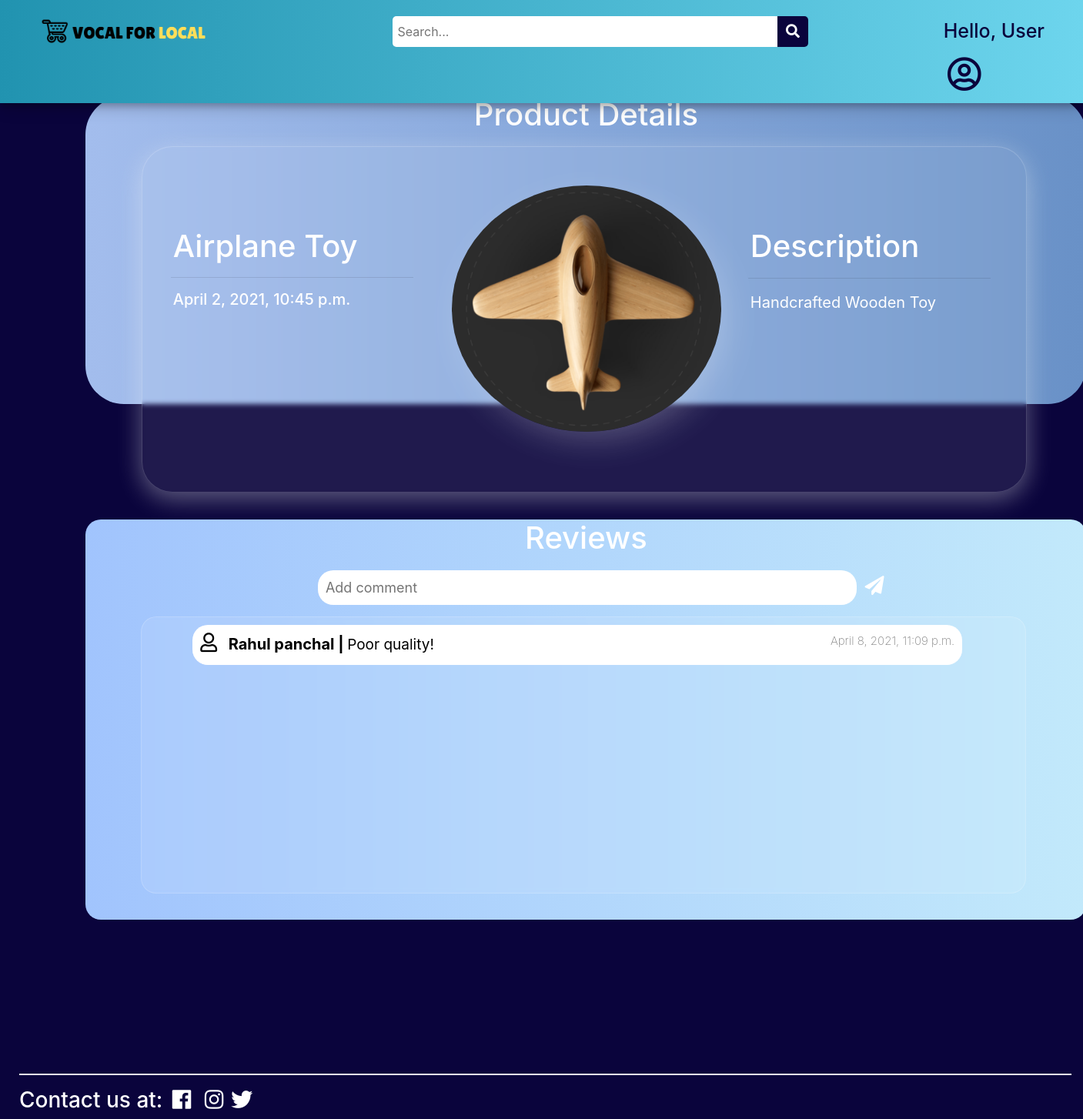
The page /RaRo/products/Airplane Toy on the database its author committed.
### main/models.py (models this page shows, shortened)
class Post(models.Model):
    p_id = models.IntegerField(primary_key=True, null=False)
    name = models.CharField(max_length=50,null=True)
    description = models.CharField(max_length=1000, null=True)
    photo = models.ImageField(upload_to="images/",null=True,verbose_name="")
    owner = models.ForeignKey(Customer, null=True, on_delete= models.CASCADE)
    date_created = models.DateTimeField(auto_now_add=True, null=True)
    category = models.CharField(max_length=100, null=True)
    availability = models.CharField(max_length=20, null=True)
    location = models.CharField(max_length=50, null=True)
    business_name = models.CharField(max_length=50,null=True)
    price = models.IntegerField(null=True)
    @property
    def imageURL(self):
        try:
            url = self.photo.url
        except :
            url = ''
        return url

class Comment(models.Model):
    c_id = models.IntegerField(primary_key = True, null = False)
    text = models.CharField(max_length=200, null=True)
    p_id = models.ForeignKey(Post, null =True, on_delete = models.CASCADE)
    c_by = models.ForeignKey(Customer, null=True, on_delete = models.SET_NULL)
    timestamp = models.DateTimeField(auto_now_add=True, null=True)

class Customer(models.Model):
    id = models.IntegerField(primary_key=True, null=False)
    name = models.CharField(max_length=100, null=True)
    phone = models.CharField(max_length=10, null=True)
    email = models.CharField(max_length=50, null=True)
    state = models.CharField(max_length=20, null=True)
    postal_code = models.IntegerField(null=True)
    city = models.CharField(max_length=20, null=True)
    address = models.CharField(max_length=100, null=True)
    business_name = models.CharField(max_length=50,null=True)
    date_created = models.DateTimeField(auto_now_add=True, null=True)
    def __str__(self):
	    return str(self.name)

### main/views.py (the view, shortened to what this page needs)
# urls.py: path('<str:business>/products/<str:name>',views.viewPost,name="viewPost"),
def viewPost(request, business, name):
    try:
        p = Post.objects.filter(business_name=business, name=name)[0]
    except Post.DoesNotExist:
        raise Http404("No such Product is available with {}".format(business))
    comments = Comment.objects.filter(p_id=p).order_by('-c_id')
    context = {"p": p, "comments": comments}
    return render(request, 'main/viewPost.html', context)

### main/templates/main/viewPost.html (shortened to what this page needs)
{% load static %}
<!DOCTYPE html>
<html lang="en">
<head>
  <link rel="stylesheet" href="https://use.fontawesome.com/releases/v5.6.1/css/all.css"
 />
  <link rel="stylesheet" href="https://cdn.jsdelivr.net/npm/bootstrap@4.6.0/dist/css/bootstrap.min.css"
>
    <link rel="stylesheet" href="{%static '/css/viewPost.css' %}">
</head>
<body style="background-color: #0a043c;">
  <div class="topnav">
    <a class="active" href="{% url 'home' %}">
      <img id="logo" src="{% static 'images/logo.png' %}" alt="VocalForLocal" />
    </a>
    <div class="search">
      <input type="text" placeholder=" Search..." name="key" id="search-placeholder" />
      <button id="srch" type="submit" onclick="validatePlaceHolder(this)">
        <i class="fa fa-search" style="font-size: 18px"> </i>
      </button>
    </div>
    <span class="hello-msg">
      Hello, {% if user.is_authenticated %} {{request.user}} {% else %} User
      {% endif %}
    </span>
    <a class="nav-link dropdown-toggle" href="#" id="navbarDropdown" role="button" data-bs-toggle="dropdown" aria-expanded="false"          style="margin-left: 160px;">
      <i class="far fa-user-circle" style="color:#0a043c; font-size: 45px;"></i>
    </a>
  </div>
  <div class="container-fluid">
    <div id="post-card">
      <h2 style="text-align: center;margin-top: 17px; font-size: 40px;">Product Details</h2>
    </div>
    <div id="image-card">
      <div id="pdt-icon">
        <img src="{{p.imageURL}}" alt="product img" id="pdt-img" style="width: 350px;height: 320px; background-position: center; background-size: cover; border-radius: 50%;">
      </div>
      <div id="pdt-info">
        <h1 id="pdt-name">
          {{p.name}}
        </h1>
        <hr style="width:90%; ">
        <h2 id="price">
          {{p.date_created}}
        </h2>
      </div>
      <div id="details">
        <h1 id="description">
           Description
        </h1>
        <hr style="text-align: center;margin-top: 17px;width: 90%;">
        <div id="description-text">
          <p style="width: 320px; overflow-wrap: break-word; font-size: 20px;">{{p.description}}</p>
        </div>
      </div>
    </div>
    <div id="comments">
      <h2 style="text-align: center;margin-top: 17px; font-size: 40px;">Reviews</h2>
      <div id="comment-container">
        {% if comments %}
        {% for c in comments %}
        <div class="comment-card">
          <span><i class="far fa-user" style="font-size: 25px; color: black; margin-right: 10px;"></i></span>
          <span style="font-size: 20px;font-weight: bold;">{{c.c_by}} |</span>
          <span style="font-size: 19px;font-weight: 400;"> {{c.text}}<span style="float: right;font-size: 15px; font-weight: 200; color: grey">{{c.timestamp}}</span></span>
        </div>
        {% endfor%}
        {% else %}
       <div style="margin-left: 270px; margin-top: 10px;">
        <img src="{% static 'images/default_msg.PNG' %}" alt="NO COMMENTS" style="border-radius: 30px;">
       </div>
        {% endif %}
      </div>
      <div id="comment-box">
        <form method="POST" action = "{% url 'viewPost' business=p.business_name name=p.name %}">
          <input type="text" placeholder="Add comment" id="review" name="c_text" required>
          <button id="comment-btn" type="submit" style="background: none;border: none;"><i class="fa fa-paper-plane" aria-hidden="true" style="font-size: 25px;color: white;"></i></button>
        </form>
      </div>
    </div>
    <div class="footer" style="padding-left: 10px;">
      <hr style="width:100%; height: 0.5px; background-color: white;"/>
      <h3 style="color: white;">Contact us at: <span style="margin:0px 5px;"><i class="fab fa-facebook"></i></span>
        <span style="margin:0px 5px;"><i class="fab fa-instagram"></i></span><span style="margin:0px 5px;"><i class="fab fa-twitter"></i></span>
    </div>
  </div>
</body>
</html>

### static/css/viewPost.css (style rules this page uses)
* { box-sizing: border-box; }
.hello-msg { position: relative; float: right; font: verdana; font-weight: 500; font-size: 25px; color: #0a043c; margin-right: 50px; margin-top: 22px; text-align: center; }
.topnav { background: linear-gradient(to right, #2193b0, #6dd5ed); overflow: visible; box-shadow: 0 4px 8px 0 rgba(0, 0, 0, 0.2), 0 6px 20px 0 rgba(0, 0, 0, 0.19); position: fixed; top: 0; width: 100%; z-index: 3; }
.topnav a { float: left; padding: 14px 5px; text-decoration: none; font-size: 17px; }
.topnav a.active { color: rgb(255, 102, 0); text-shadow: 2px 2px 7px #ebab4a; transition: all 0.8s; border-radius: 10px; }
.search input[type="text"] { width: 500px; height: 40px; border-top-left-radius: 5px; border-bottom-left-radius: 5px; border: none; margin-top: 20px; background-color: #ffff; }
.search { float: left; margin-left: 200px; margin-top: 1px; }
#srch { transition: all 0.5s; }
.search button { height: 40px; width: 40px; background-color: #0a043c; color: #ffff; border-top-right-radius: 5px; border-bottom-right-radius: 5px; float: right; margin-top: 20px; padding: 5px 10px; margin-right: 16px; font-size: 12px; border: none; cursor: pointer; }
#logo { width: 300px; height: 100%; overflow: hidden; margin-top: -6px; }
.dropdown-toggle::after { display: none; }
.dropdown-toggle { transition: all 0.8s; }
#post-card { margin-top: 125px; position: relative; width: 1300px; height: 400px; background: linear-gradient(to right, #a3bded, #6991c7); background-position: top; background-repeat: no-repeat; background-size: cover; margin-left: 7%; border-radius: 50px; color: white; }
#image-card { margin-top: -335px; position: absolute; width: 1150px; height: 450px; background: rgba(253, 253, 253, 0.089); box-shadow: 0 8px 32px 0 rgba(250, 250, 248, 0.37); backdrop-filter: blur( 3.0px ); -webkit-backdrop-filter: blur( 6.0px ); border-radius: 10px; border: 1px solid rgba( 255, 255, 255, 0.18 ); margin-left: 12%; border-radius: 40px; z-index: 2; color: white; transition: all 0.9s; }
#pdt-img { transition: all 0.5s; box-shadow: 10px 15px 48px -9px rgba(255,255,255,0.28); -webkit-box-shadow: 10px 15px 48px -9px rgba(255,255,255,0.28); -moz-box-shadow: 10px 15px 48px -9px rgba(255,255,255,0.28); }
#pdt-icon { position: absolute; width: 350px; height: 320px; border-radius: 50%; margin-top: 50px; margin-left: 35%; }
#pdt-info { position: absolute; width: 350px; height: 300px; margin-top: 75px; margin-left: 20px; }
#pdt-name { overflow-wrap: break-word; margin-top: 30px; overflow:hidden; margin-left: 20px; }
#price { overflow:hidden; margin-left: 20px; font-size: 20px; }
#details { position: absolute; width: 350px; height: 300px; margin-top: 75px; margin-left: 770px; }
#description { margin-top: 30px; margin-left: 20px; }
#description-text { width: 300px; margin-left: 20px; }
#comments { margin-top: 150px; position: relative; width: 1300px; height: 520px; background: linear-gradient(to right, #a1c4fd, #c2e9fb); background-size: cover; background-position: center; background-repeat: no-repeat; border-radius: 20px; margin-left: 7%; color: white; margin-bottom: 200px; }
#comment-container { padding: 10px; margin-top: 70px; position: absolute; width: 1150px; height: 360px; margin-left: 5.5%; display: flex; flex-direction: row; flex-wrap: wrap; overflow-y: scroll; background: rgba(253, 253, 253, 0.089); backdrop-filter: blur( 3.0px ); -webkit-backdrop-filter: blur( 6.0px ); border-radius: 20px; border: 1px solid rgba( 255, 255, 255, 0.18 ); }
#comment-box { position: absolute; margin-top: 10px; width: 1150px; height: 50px; margin-left: 5.5%; }
#review { width: 700px; height: 45px; border: none; border-radius: 20px; margin-left: 20%; outline: none; padding-left: 10px; font-size: large; }
.comment-card { position: relative; width: 1000px; height: fit-content; margin-left:5%; padding: 10px; margin-bottom: 10px; border-bottom: solid 0.5px white; background-color: white; border-radius:20px ; transition: all 0.5s; color: black; }
#comment-btn { transition: all 0.5s; }

### rows shown on the page
Post: imageURL (picture), name "Airplane Toy", date_created "April 2, 2021, 10:45 p.m.", description "Handcrafted Wooden Toy"
Comment: c_by "Rahul panchal", text "Poor quality!", timestamp "April 8, 2021, 11:09 p.m."
